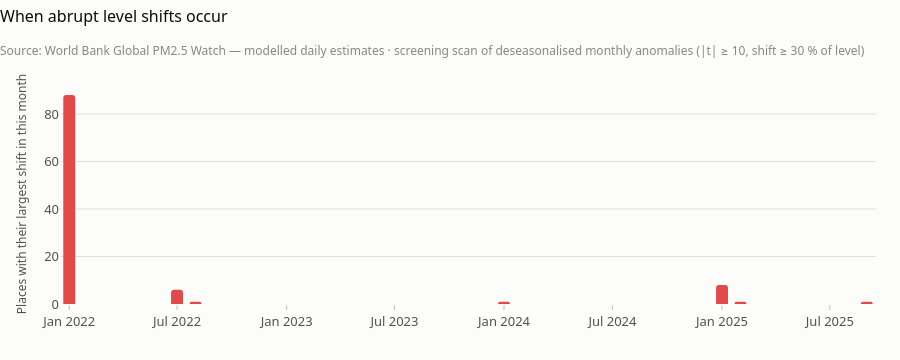

Notebook code cell kept with this figure:
### Code cell
charts.break_date_chart(cities)

### Figure 1 — Plotly figure (JSON) as saved in the notebook; plotly's stock layout.template omitted (floating-point values rounded to 4 significant figures)
{"data": [{"hovertemplate": "%{x|%b %Y}: %{y} places<extra></extra>", "marker": {"color": "#e34948", "cornerradius": 3}, "type": "bar", "width": 1728000000, "x": ["2022-01-01T00:00:00", "2022-07-01T00:00:00", "2022-08-01T00:00:00", "2024-01-01T00:00:00", "2025-01-01T00:00:00", "2025-02-01T00:00:00", "2025-09-01T00:00:00"], "y": [88, 6, 1, 1, 8, 1, 1]}], "layout": {"height": 360, "showlegend": false, "title": {"subtitle": {"text": "Source: World Bank Global PM2.5 Watch — modelled daily estimates · screening scan of deseasonalised monthly anomalies (|t| ≥ 10, shift ≥ 30 % of level)"}, "text": "When abrupt level shifts occur"}, "yaxis": {"title": {"text": "Places with their largest shift in this month"}}}}
